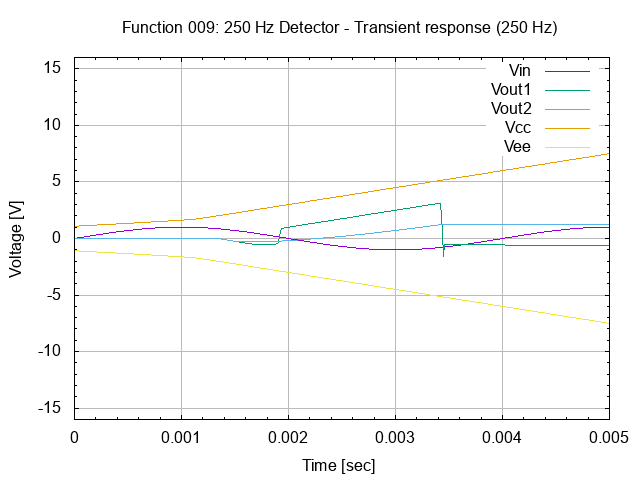

Here is the gnuplot script that generated this plot:
# setup terminal
set term png

# setup graph
set output "26.009.00.01.01.04.png"
set title "Function 009: 250 Hz Detector - Transient response (250 Hz)"

# setup Y-axis
set yrange [-16:16]
set grid ytics lt 1 lw 1 lc rgb "#bbbbbb"
set mytics
set ylabel "Voltage [V]"

# setup X-axis
set grid xtics lt 1 lw 1 lc rgb "#bbbbbb"
set mxtics
set xrange [0:0.005]
set xlabel "Time [sec]"

# setup plot style
set style data lines
plot '26.009.00.01.01.dat' using 1:2 title "Vin", \
     '26.009.00.01.01.dat' using 1:3 title "Vout1", \
     '26.009.00.01.01.dat' using 1:4 title "Vout2", \
     '26.009.00.01.01.dat' using 1:5 title "Vcc", \
     '26.009.00.01.01.dat' using 1:6 title "Vee"

# set output back to default
set output

# reset terminal type
set terminal pop
